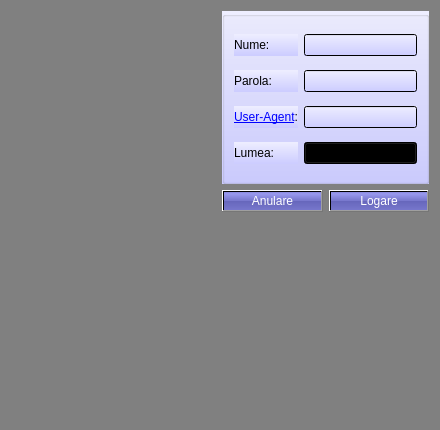
<?xml version="1.0" encoding="UTF-8"?>
<ui version="4.0">
 <class>DialogLogin</class>
 <widget class="QDialog" name="DialogLogin">
  <property name="windowModality">
   <enum>Qt::ApplicationModal</enum>
  </property>
  <property name="geometry">
   <rect>
    <x>0</x>
    <y>0</y>
    <width>440</width>
    <height>430</height>
   </rect>
  </property>
  <property name="minimumSize">
   <size>
    <width>440</width>
    <height>0</height>
   </size>
  </property>
  <property name="font">
   <font>
    <pointsize>10</pointsize>
   </font>
  </property>
  <property name="windowTitle">
   <string>Logare</string>
  </property>
  <property name="styleSheet">
   <string notr="true">background: gray;</string>
  </property>
  <property name="modal">
   <bool>true</bool>
  </property>
  <layout class="QGridLayout" name="gridLayoutMain">
   <item row="0" column="0" rowspan="2">
    <widget class="QLabel" name="label_4">
     <property name="text">
      <string/>
     </property>
     <property name="pixmap">
      <pixmap resource="images.qrc">:/images/bg_paladin_new.png</pixmap>
     </property>
    </widget>
   </item>
   <item row="0" column="1">
    <layout class="QGridLayout" name="gridLayout">
     <item row="1" column="1">
      <widget class="QPushButton" name="pushButtonLog">
       <property name="font">
        <font>
         <pointsize>-1</pointsize>
        </font>
       </property>
       <property name="styleSheet">
        <string notr="true">color: white;
background-color: QLinearGradient( x1: 0, y1: 0, x2: 0, y2: 1, stop: 0 #88d, stop: 0.1 #99e, stop: 0.49 #77c, stop: 0.5 #66b, stop: 1 #77c);

font-size: 12px;
padding: 3px;
padding-left: 5px;
padding-right: 5px;</string>
       </property>
       <property name="text">
        <string>Logare</string>
       </property>
      </widget>
     </item>
     <item row="0" column="0" colspan="2">
      <widget class="QGroupBox" name="groupBoxLogin">
       <property name="styleSheet">
        <string notr="true">background: QLinearGradient(x1: 0, y1: 0, x2: 0, y2: 1, stop: 0 #eef, stop: 1 #ccf);</string>
       </property>
       <property name="title">
        <string/>
       </property>
       <layout class="QGridLayout" name="gridLayoutBoxLogin">
        <item row="0" column="0">
         <widget class="QLabel" name="label">
          <property name="text">
           <string>Nume:</string>
          </property>
          <property name="textInteractionFlags">
           <set>Qt::NoTextInteraction</set>
          </property>
         </widget>
        </item>
        <item row="0" column="1">
         <widget class="QLineEdit" name="lineEditName">
          <property name="minimumSize">
           <size>
            <width>113</width>
            <height>0</height>
           </size>
          </property>
         </widget>
        </item>
        <item row="1" column="0">
         <widget class="QLabel" name="label_2">
          <property name="text">
           <string>Parola:</string>
          </property>
          <property name="textInteractionFlags">
           <set>Qt::NoTextInteraction</set>
          </property>
         </widget>
        </item>
        <item row="1" column="1">
         <widget class="QLineEdit" name="lineEditPassword">
          <property name="echoMode">
           <enum>QLineEdit::PasswordEchoOnEdit</enum>
          </property>
         </widget>
        </item>
        <item row="2" column="0">
         <widget class="QLabel" name="label_3">
          <property name="whatsThis">
           <string>User Agentul este folosit pentru a detecta browserul folosit,sistemul de operare s.a.m.d</string>
          </property>
          <property name="text">
           <string>&lt;html&gt;&lt;head/&gt;&lt;body&gt;&lt;p&gt;&lt;a href=&quot;http://whatsmyuseragent.com&quot;&gt;&lt;span style=&quot; text-decoration: underline; color:#0000ff;&quot;&gt;User-Agent&lt;/span&gt;&lt;/a&gt;:&lt;/p&gt;&lt;/body&gt;&lt;/html&gt;</string>
          </property>
          <property name="textInteractionFlags">
           <set>Qt::LinksAccessibleByKeyboard|Qt::LinksAccessibleByMouse</set>
          </property>
         </widget>
        </item>
        <item row="2" column="1">
         <widget class="QLineEdit" name="lineEditUserAgent">
          <property name="whatsThis">
           <string>User Agentul este folosit pentru a detecta browserul folosit,sistemul de operare s.a.m.d</string>
          </property>
         </widget>
        </item>
        <item row="3" column="1">
         <widget class="QComboBox" name="comboBoxWorld">
          <item>
           <property name="text">
            <string>4</string>
           </property>
          </item>
          <item>
           <property name="text">
            <string>6</string>
           </property>
          </item>
          <item>
           <property name="text">
            <string>8</string>
           </property>
          </item>
          <item>
           <property name="text">
            <string>9</string>
           </property>
          </item>
          <item>
           <property name="text">
            <string>10</string>
           </property>
          </item>
          <item>
           <property name="text">
            <string>11</string>
           </property>
          </item>
          <item>
           <property name="text">
            <string>12</string>
           </property>
          </item>
          <item>
           <property name="text">
            <string>13</string>
           </property>
          </item>
          <item>
           <property name="text">
            <string>14</string>
           </property>
          </item>
          <item>
           <property name="text">
            <string>16</string>
           </property>
          </item>
          <item>
           <property name="text">
            <string>17</string>
           </property>
          </item>
          <item>
           <property name="text">
            <string>18</string>
           </property>
          </item>
          <item>
           <property name="text">
            <string>19</string>
           </property>
          </item>
          <item>
           <property name="text">
            <string>20</string>
           </property>
          </item>
          <item>
           <property name="text">
            <string>21</string>
           </property>
          </item>
          <item>
           <property name="text">
            <string>22</string>
           </property>
          </item>
          <item>
           <property name="text">
            <string>23</string>
           </property>
          </item>
          <item>
           <property name="text">
            <string>24</string>
           </property>
          </item>
          <item>
           <property name="text">
            <string>25</string>
           </property>
          </item>
          <item>
           <property name="text">
            <string>26</string>
           </property>
          </item>
          <item>
           <property name="text">
            <string>27</string>
           </property>
          </item>
          <item>
           <property name="text">
            <string>28</string>
           </property>
          </item>
          <item>
           <property name="text">
            <string>29</string>
           </property>
          </item>
         </widget>
        </item>
        <item row="3" column="0">
         <widget class="QLabel" name="label_5">
          <property name="text">
           <string>Lumea:</string>
          </property>
          <property name="textInteractionFlags">
           <set>Qt::NoTextInteraction</set>
          </property>
         </widget>
        </item>
       </layout>
      </widget>
     </item>
     <item row="1" column="0">
      <widget class="QPushButton" name="pushButtonCancel">
       <property name="styleSheet">
        <string notr="true">color: white;
background-color: QLinearGradient( x1: 0, y1: 0, x2: 0, y2: 1, stop: 0 #88d, stop: 0.1 #99e, stop: 0.49 #77c, stop: 0.5 #66b, stop: 1 #77c);

font-size: 12px;
padding: 3px;
padding-left: 5px;
padding-right: 5px;</string>
       </property>
       <property name="text">
        <string>Anulare</string>
       </property>
      </widget>
     </item>
    </layout>
   </item>
  </layout>
 </widget>
 <resources>
  <include location="images.qrc"/>
 </resources>
 <connections>
  <connection>
   <sender>pushButtonCancel</sender>
   <signal>clicked()</signal>
   <receiver>DialogLogin</receiver>
   <slot>hide()</slot>
   <hints>
    <hint type="sourcelabel">
     <x>270</x>
     <y>198</y>
    </hint>
    <hint type="destinationlabel">
     <x>272</x>
     <y>252</y>
    </hint>
   </hints>
  </connection>
 </connections>
</ui>
